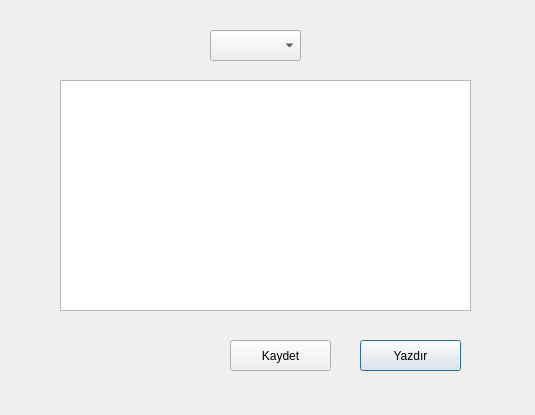
<?xml version="1.0" encoding="UTF-8"?>
<ui version="4.0">
 <class>notlar</class>
 <widget class="QDialog" name="notlar">
  <property name="geometry">
   <rect>
    <x>0</x>
    <y>0</y>
    <width>535</width>
    <height>415</height>
   </rect>
  </property>
  <property name="windowTitle">
   <string>Dialog</string>
  </property>
  <widget class="QTableWidget" name="tableWidget">
   <property name="geometry">
    <rect>
     <x>60</x>
     <y>80</y>
     <width>411</width>
     <height>231</height>
    </rect>
   </property>
  </widget>
  <widget class="QComboBox" name="comboBox">
   <property name="geometry">
    <rect>
     <x>210</x>
     <y>30</y>
     <width>91</width>
     <height>31</height>
    </rect>
   </property>
  </widget>
  <widget class="QPushButton" name="yazdir">
   <property name="geometry">
    <rect>
     <x>360</x>
     <y>340</y>
     <width>101</width>
     <height>31</height>
    </rect>
   </property>
   <property name="text">
    <string>Yazdır</string>
   </property>
  </widget>
  <widget class="QPushButton" name="kaydet">
   <property name="geometry">
    <rect>
     <x>230</x>
     <y>340</y>
     <width>101</width>
     <height>31</height>
    </rect>
   </property>
   <property name="text">
    <string>Kaydet</string>
   </property>
  </widget>
 </widget>
 <resources/>
 <connections/>
</ui>
